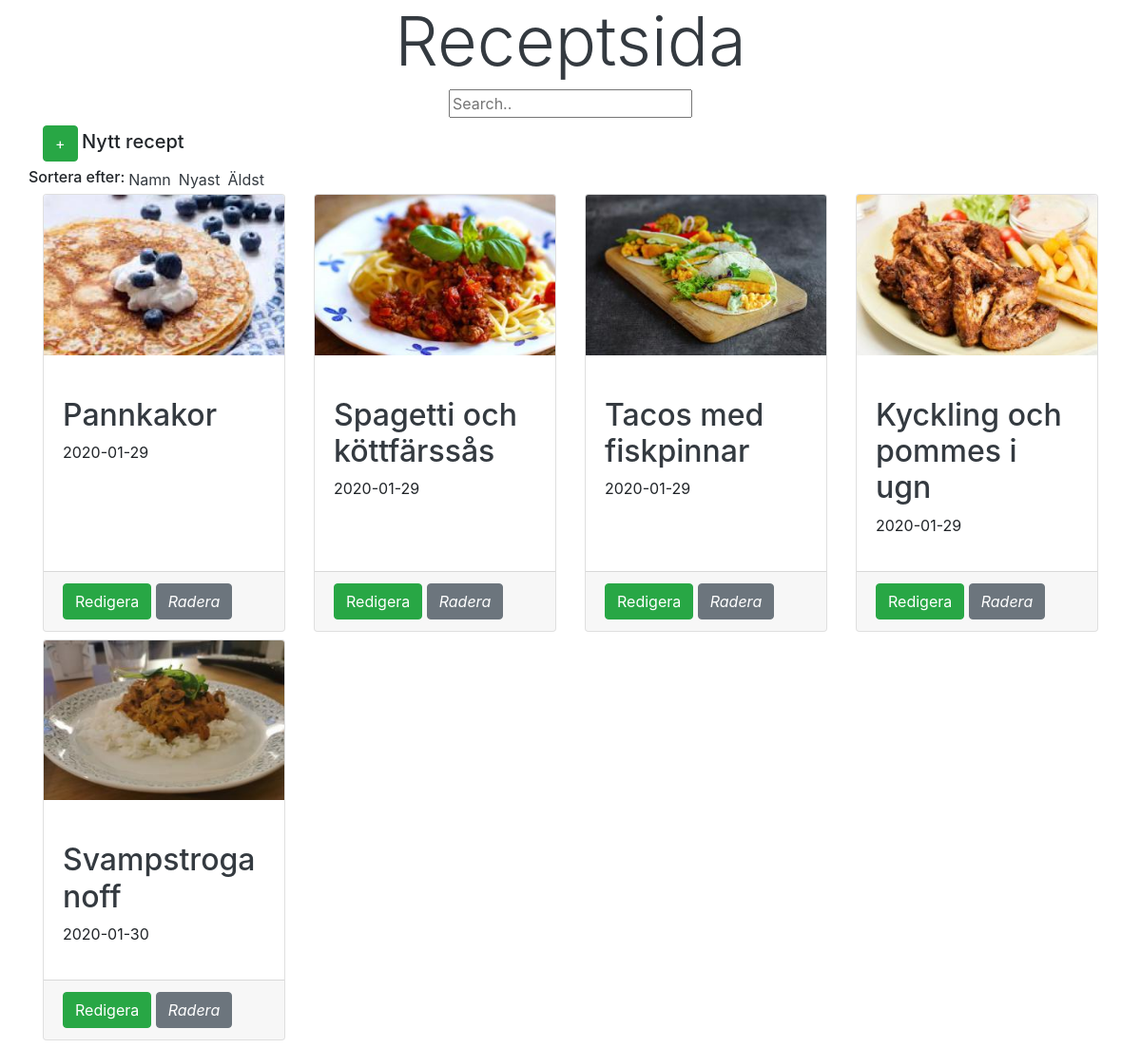
Page /home.php on the earlier database version.
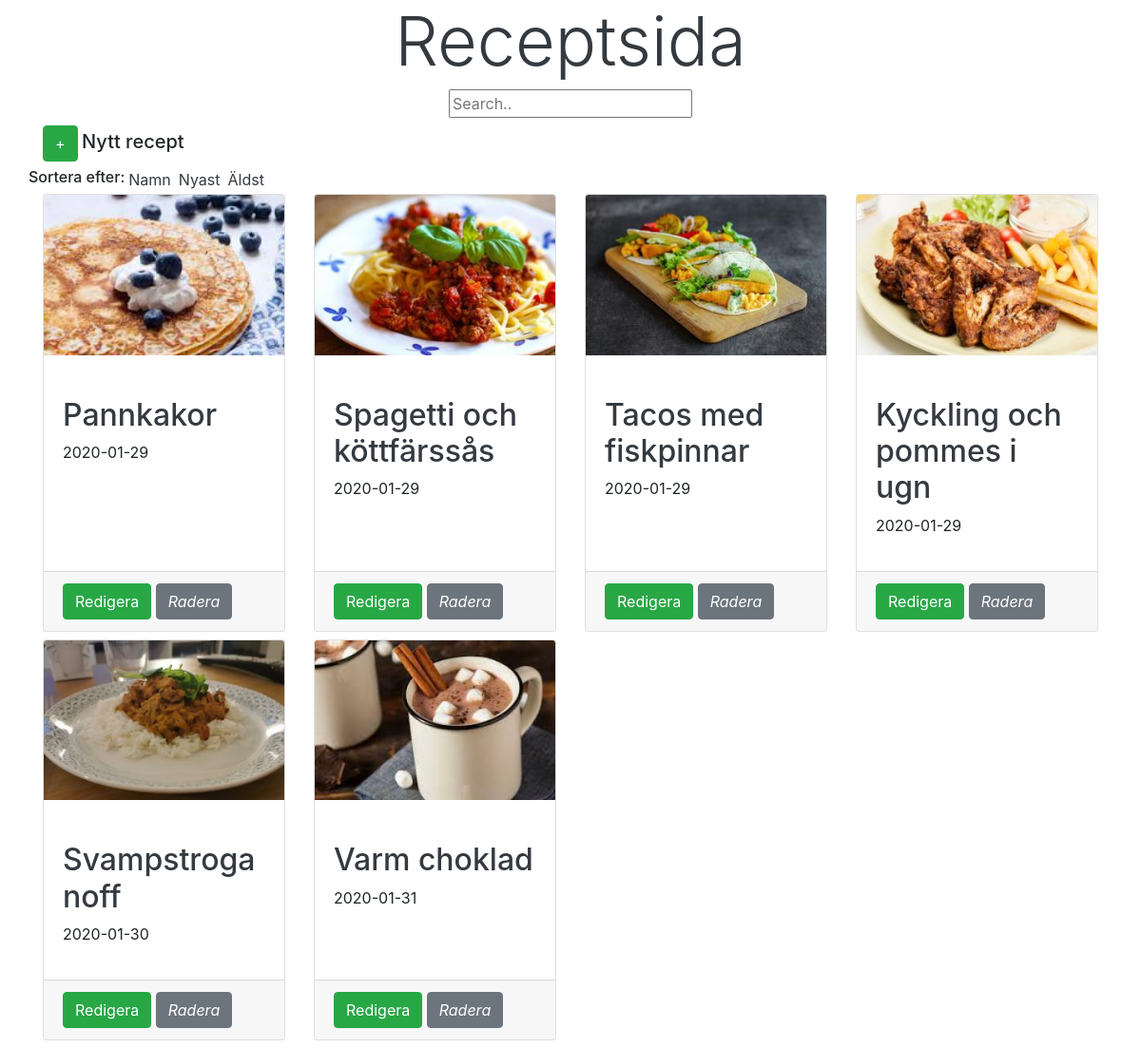
Same page on the later database version.
### tables this page shows
CREATE TABLE recipes
(
	id INTEGER not null
		constraint recipes_pk
			primary key,
	name varchar
, img varchar default NULL, date varchar);

### home.php (called while the page is built, shortened)
<?php
require "db.php";
$option = $vars;
$recipes = getAllNames($option);
require "views//index.view.php";

### db.php (called while the page is built, shortened)
<?php
function connect()
{
    try {
        $dsn = "sqlite:" . __DIR__ . "/recipes.sqlite";
        $db = new PDO($dsn);
        $db->setAttribute(PDO::ATTR_ERRMODE, PDO::ERRMODE_EXCEPTION);
        $db->setAttribute(PDO::ATTR_DEFAULT_FETCH_MODE, PDO::FETCH_ASSOC);
        return $db;
    } catch (PDOException $e) {
        echo $e->errorInfo;
        exit();
    }
}
function fetchAll($query)
{
    $db = connect();
    $stmt = $db->prepare($query);
    $stmt->execute();
    $result = $stmt->fetchAll();
    return $result;
}
function getAllNames($option)
{
    $query = "SELECT * FROM recipes";
    return fetchAll($query);
}

### views/index.view.php (the view, shortened to what this page needs)
<!doctype html>
<html lang="en">
<head>
    <link rel="stylesheet" href="https://stackpath.bootstrapcdn.com/bootstrap/4.4.1/css/bootstrap.min.css"
>
</head>
<body>
<main role="main" class="container">
    <div class="col">
        <div class="text-center"><h1 class="display-3"><a class="text-dark" href="../">Receptsida</a></h1></div>
        <form action="/sökning" method="get">
            <div class="text-center">
                <label for="search">
                    <input type="text" name="search" id="search" placeholder="Search.."> <br>
                </label>
            </div>
        </form>
    </div>
    <a href="nyttRecept" class="btn btn-success">+</a> <label for=""><h2 class="h5">Nytt recept</h2></label>
    <div class="row">
        <p class="h6"> Sortera efter: </p>
        <div class="mx-1"><a class="text-dark" href="/namn">Namn</a></div>
        <div class="mx-1"><a class="text-dark" href="/nyast">Nyast</a></div>
        <div class="mx-1"><a class="text-dark" href="/äldst">Äldst</a></div>
    </div>
    <div class="row">
        <?php
        foreach ($recipes as $recipe) { ?>
            <div class=" mb-2 d-flex align-content-stretch col-12 col-md-6 col-lg-4 col-xl-3">
                <div class="card">
                    <?php if ($recipe["img"] != null) { ?>
                        <a href="recept/<?= $recipe["id"] ?>"><img class="card-img-top"
                                                                   src="uploads/<?= $recipe["img"] ?>"
                                                                   alt="Card image cap"></a>
                    <?php } ?>
                    <div class="card-body">
                        <br>
                        <a href="recept/<?= $recipe["id"] ?>"><h2
                                    class="text-dark"><?= $recipe["name"]; ?></h2></a>
                        <p><?= $recipe["date"] ?></p>
                    </div>
                    <div class="card-footer">
                        <a href="redigeraRecept/<?= $recipe["id"] ?>" class="btn btn-success">Redigera</a>
                        <a onclick="return confirm('Är du säker på att du vill radera receptet?')"
                           href=raderaRecept/<?= $recipe["id"] ?>" class="btn btn-secondary"><i>Radera</i></a>
                    </div>
                </div>
            </div>
        <?php }
        ?>
    </div>
</main>
</body>
</html>

### views/index.view.php (style rules this page uses)
a { text-decoration: none; color: black; }

Differences in the rows shown:
added recipes: img (picture), name "Varm choklad", date "2020-01-31"
